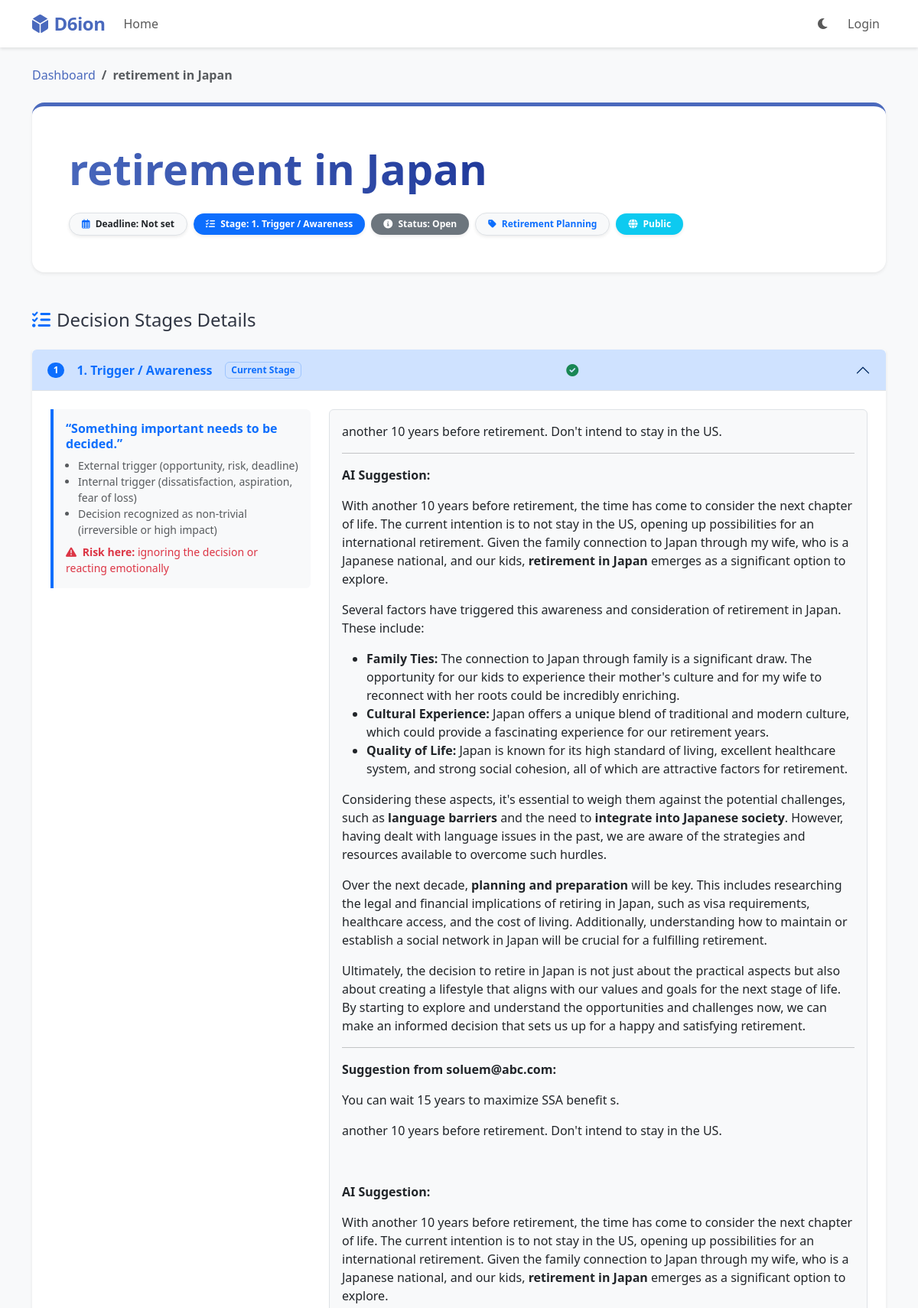
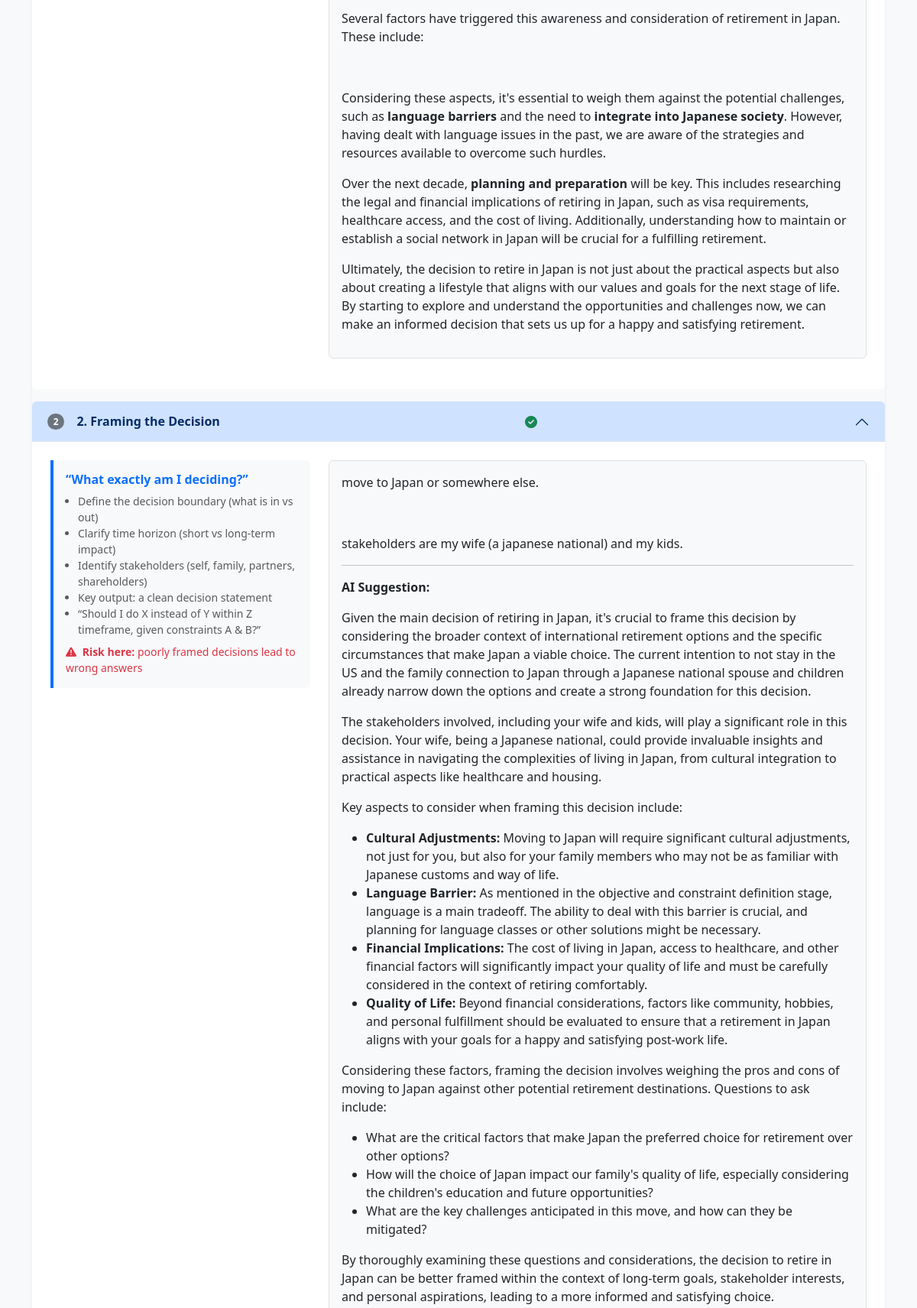
The page /decision/18 (upper part) on the database its author committed (2 pictures, top to bottom).
### app/models.py (models this page shows, shortened)
class Decision(db.Model):
    STAGES = [
        ('1_trigger', '1. Trigger / Awareness'),
        ('2_framing', '2. Framing the Decision'),
        ('3_objectives', '3. Objective & Constraint Definition'),
        ('4_options', '4. Option Generation'),
        ('5_information', '5. Information Gathering & Validation'),
        ('6_evaluation', '6. Evaluation & Modeling'),
        ('7_emotions', '7. Emotional & Values Check'),
        ('8_commitment', '8. Commitment Decision'),
        ('9_execution', '9. Execution Planning'),
        ('10_review', '10. Review & Adaptation')
    ]
    STAGE_DETAILS = {
        '1_trigger': {
            'quote': '“Something important needs to be decided.”',
            'bullets': [
                'External trigger (opportunity, risk, deadline)',
                'Internal trigger (dissatisfaction, aspiration, fear of loss)',
                'Decision recognized as non-trivial (irreversible or high impact)'
            ],
            'risk': 'ignoring the decision or reacting emotionally'
        },
        '2_framing': {
            'quote': '“What exactly am I deciding?”',
            'bullets': [
                'Define the decision boundary (what is in vs out)',
                'Clarify time horizon (short vs long-term impact)',
                'Identify stakeholders (self, family, partners, shareholders)',
                'Key output: a clean decision statement',
                '“Should I do X instead of Y within Z timeframe, given constraints A & B?”'
            ],
            'risk': 'poorly framed decisions lead to wrong answers'
        },
        '3_objectives': {
            'quote': '“What does success look like?”',
            'bullets': [
                'Primary objective(s) (e.g., ROI, happiness, flexibility, legacy)',
                'Non-negotiable constraints (budget, legality, ethics, health, time)',
                'Trade-offs you are willing vs unwilling to make',
                'Tools: priority ranking, must-have vs nice-to-have'
            ],
            'risk': 'hidden constraints sabotage later stages'
        },
        '4_options': {
            'quote': '“What are my real options?”',
            'bullets': [
                'Obvious options (A vs B)',
                'Non-obvious options (delay, partial commit, hybrid, exit)',
                'Creative or asymmetric options',
                'Best practice: force at least 3–5 viable options'
            ],
            'risk': 'false dichotomies (“only two choices”)'
        },
        '5_information': {
            'quote': '“What do I need to know?”',
            'bullets': [
                'Facts, data, benchmarks',
                'Expert input',
                'First-hand validation (pilots, trials, site visits)',
                'Separate: What is known, What is assumed, What is unknowable'
            ],
            'risk': 'over-research or confirmation bias'
        },
        '6_evaluation': {
            'quote': '“Which option dominates under which conditions?”',
            'bullets': [
                'Pros/cons',
                'Financial models / scenarios',
                'Risk-reward asymmetry',
                'Best-case / worst-case analysis',
                'Reversibility vs irreversibility',
                'Common tools: Decision matrix, Expected value, Regret minimization, Pre-mortem analysis'
            ],
            'risk': 'analysis paralysis or false precision'
        },
        '7_emotions': {
            'quote': '“Can I live with this?”',
            'bullets': [
                'Gut reaction (not gut decision)',
                'Alignment with identity and long-term values',
                'Stress test: “How will I feel about this in 5–10 years?”',
                'Important: emotions are inputs, not noise'
            ],
            'risk': 'suppressing emotion or letting it dominate'
        },
        '8_commitment': {
            'quote': '“I choose.”',
            'bullets': [
                'Explicitly select one option',
                'Acknowledge uncertainty',
                'Accept trade-offs consciously',
                'High performers write this down: Why this option, Why not the others, What would change the decision later'
            ],
            'risk': 'half-decisions and hedging without clarity'
        },
        '9_execution': {
            'quote': '“How do I make this real?”',
            'bullets': [
                'First irreversible step',
                'Timeline & milestones',
                'Resource allocation',
                'Kill criteria (when to stop or pivot)'
            ],
            'risk': 'good decisions ruined by poor execution'
        },
        '10_review': {
            'quote': '“Was the decision good, given what was knowable?”',
            'bullets': [
                'Outcome vs process evaluation',
                'What signals to monitor',
                'Adjust or double-down',
                'Key distinction: A good decision can have a bad outcome—and vice versa.'
            ],
            'risk': 'ignoring the learning opportunity'
        }
    }
    id = db.Column(db.Integer, primary_key=True)
    title = db.Column(db.String(140))
    deadline = db.Column(db.DateTime)
    created_at = db.Column(db.DateTime, index=True, default=datetime.utcnow)
    status = db.Column(db.String(20), default='open') # open, closed
    stage = db.Column(db.String(40), default='1_trigger')
    category = db.Column(db.String(50))
    is_public = db.Column(db.Boolean, default=True)
    user_id = db.Column(db.Integer, db.ForeignKey('user.id'))
    stage_1_trigger = db.Column(db.Text)
    stage_2_framing = db.Column(db.Text)
    stage_3_objectives = db.Column(db.Text)
    stage_4_options = db.Column(db.Text)
    stage_5_information = db.Column(db.Text)
    stage_6_evaluation = db.Column(db.Text)
    stage_7_emotions = db.Column(db.Text)
    stage_8_commitment = db.Column(db.Text)
    stage_9_execution = db.Column(db.Text)
    stage_10_review = db.Column(db.Text)
    options = db.relationship('Option', backref='decision', lazy='dynamic', cascade="all, delete-orphan")
    suggestions = db.relationship('Suggestion', backref='decision', lazy='dynamic', cascade="all, delete-orphan")
    clarifications = db.relationship('Clarification', backref='decision', lazy='dynamic', cascade="all, delete-orphan")
    stage_suggestions = db.relationship('StageSuggestion', backref='decision', lazy='dynamic', cascade="all, delete-orphan")

### app/routes.py (the view)
@bp.route('/decision/<int:id>')
def view_decision(id):
    decision = Decision.query.get_or_404(id)
    if not decision.is_public:
        if current_user.is_anonymous or decision.owner != current_user:
            abort(403)
    if current_user.is_authenticated:
        action = UserAction(user_id=current_user.id, action_type='read', decision_id=decision.id)
        db.session.add(action)
        db.session.commit()
    option_form = OptionForm()
    suggestion_form = SuggestionForm()
    clarification_form = ClarificationForm()
    return render_template('view_decision.html', title=decision.title,
                           decision=decision, option_form=option_form,
                           suggestion_form=suggestion_form,
                           clarification_form=clarification_form,
                           stages=Decision.STAGES,
                           stage_details=Decision.STAGE_DETAILS)

### app/templates/view_decision.html (shortened to what this page needs)
{% extends "base.html" %}
{% block content %}
    <div class="row">
        <div class="col-12">
            <nav aria-label="breadcrumb" class="mb-4">
                <ol class="breadcrumb">
                    <li class="breadcrumb-item"><a href="{{ url_for('main.index') }}">Dashboard</a></li>
                    <li class="breadcrumb-item active" aria-current="page">{{ decision.title }}</li>
                </ol>
            </nav>
            <div class="decision-header-card p-4 p-md-5 mb-5 shadow-sm">
                <div class="d-flex flex-column flex-md-row justify-content-between align-items-start align-items-md-center mb-4 gap-3">
                    <div>
                        <h1 class="display-4 fw-bold mb-0 text-gradient">{{ decision.title }}</h1>
                    </div>
                </div>
                <div class="d-flex flex-wrap align-items-center gap-2 mt-4">
                    <span class="badge rounded-pill bg-light text-dark border shadow-sm px-3 py-2">
                        <i class="far fa-calendar-alt me-1 text-primary"></i> Deadline: {{ decision.deadline.strftime('%Y-%m-%d') if decision.deadline else 'Not set' }}
                    </span>
                    <span class="badge rounded-pill bg-primary text-white shadow-sm px-3 py-2">
                        <i class="fas fa-tasks me-1"></i> Stage:
                        {% for value, label in decision.STAGES %}
                            {% if value == decision.stage %}
                                {{ label }}
                            {% endif %}
                        {% endfor %}
                    </span>
                    <span class="badge rounded-pill {% if decision.status == 'completed' %}bg-success text-white{% else %}bg-secondary text-white{% endif %} shadow-sm px-3 py-2">
                        <i class="fas fa-info-circle me-1"></i> Status: {{ decision.status|capitalize }}
                    </span>
                    {% if decision.category %}
                    <a href="{{ url_for('main.index', category=decision.category) }}" class="badge rounded-pill bg-light text-primary border shadow-sm px-3 py-2 text-decoration-none hover-shadow">
                        <i class="fas fa-tag me-1"></i> {{ decision.category }}
                    </a>
                    {% endif %}
                    {% if decision.is_public %}
                    <span class="badge rounded-pill bg-info text-white shadow-sm px-3 py-2">
                        <i class="fas fa-globe me-1"></i> Public
                    </span>
                    {% endif %}
                </div>
            </div>
            <section class="mb-5">
                <h2 class="h4 mb-4"><i class="fas fa-tasks me-2 text-primary"></i>Decision Stages Details</h2>
                <div class="accordion shadow-sm" id="stagesAccordion">
                    {% for value, label in stages %}
                    {% set stage_num = value.split('_')[0] %}
                    {% set stage_content_attr = 'stage_' + value %}
                    {% set stage_content = getattr(decision, stage_content_attr) %}
                    <div class="accordion-item border-0 mb-3 rounded overflow-hidden">
                        <h2 class="accordion-header" id="heading{{ stage_num }}">
                            <button class="accordion-button {% if not stage_content %}collapsed{% endif %} py-3" type="button" data-bs-toggle="collapse" data-bs-target="#collapse{{ stage_num }}" aria-expanded="{% if stage_content %}true{% else %}false{% endif %}" aria-controls="collapse{{ stage_num }}">
                                <span class="badge rounded-pill {% if decision.stage == value %}bg-primary{% else %}bg-secondary{% endif %} me-3">{{ stage_num }}</span>
                                <span class="fw-bold {% if decision.stage == value %}text-primary{% endif %}">{{ label }}</span>
                                {% if decision.stage == value %}
                                <span class="badge bg-primary-subtle text-primary border border-primary-subtle ms-3 small">Current Stage</span>
                                {% endif %}
                                {% if stage_content %}
                                <i class="fas fa-check-circle text-success ms-auto me-3" title="Content added"></i>
                                {% endif %}
                            </button>
                        </h2>
                        <div id="collapse{{ stage_num }}" class="accordion-collapse collapse {% if stage_content %}show{% endif %}" aria-labelledby="heading{{ stage_num }}" data-bs-parent="#stagesAccordion">
                            <div class="accordion-body bg-white p-4">
                                <div class="row">
                                    <div class="col-lg-4">
                                        {% if stage_details and value in stage_details %}
                                        <div class="stage-guidance mb-4 p-3 bg-light border-start border-primary border-4 rounded-end">
                                            <h5 class="h6 fw-bold text-primary mb-2">{{ stage_details[value]['quote'] }}</h5>
                                            <ul class="small text-muted mb-2 ps-3">
                                                {% for bullet in stage_details[value]['bullets'] %}
                                                <li>{{ bullet }}</li>
                                                {% endfor %}
                                            </ul>
                                            <div class="small text-danger mt-2">
                                                <i class="fas fa-exclamation-triangle me-1"></i> <strong>Risk here:</strong> {{ stage_details[value]['risk'] }}
                                            </div>
                                        </div>
                                        {% endif %}
                                    </div>
                                    <div class="col-lg-8">
                                        <div id="display-{{ value }}" class="stage-display mb-3">
                                            {% if stage_content %}
                                                <div class="p-3 bg-light rounded border">
                                                    {{ stage_content|safe }}
                                                </div>
                                            {% else %}
                                                <p class="text-muted italic">No content yet for this stage.</p>
                                            {% endif %}
                                        </div>
                                    </div>
                                </div>
                            </div>
                        </div>
                    </div>
                    {% endfor %}
                </div>
            </section>
            {% set pending_stage_suggestions = decision.stage_suggestions.filter_by(status='pending').all() %}
        </div>
    </div>
{% endblock %}

### app/static/css/style.css (style rules this page uses)
:root { --primary-color: #4a69bd; --secondary-color: #1e3799; --accent-color: #f6b93b; --background-color: #f8f9fa; --text-color: #2f3542; }
body { background-color: var(--background-color); color: var(--text-color); font-family: 'Segoe UI', Tahoma, Geneva, Verdana, sans-serif; }
.breadcrumb-item a { color: var(--primary-color); text-decoration: none; }
.breadcrumb-item.active { font-weight: 600; }
.badge { font-weight: 600; }
.decision-header-card { background: #ffffff; border-radius: 16px; border-top: 5px solid var(--primary-color); }
.text-gradient { background: linear-gradient(45deg, var(--primary-color), var(--secondary-color)); -webkit-background-clip: text; -webkit-text-fill-color: transparent; display: inline-block; }

### rows shown on the page
Decision: title "retirement in Japan", deadline "Not set", status "Open", category "Retirement Planning", stages "another 10 years before retirement. Don't intend to stay in the US. AI Suggestion: With another 10 years before retirement, the time has come to consider the next chapter of life. The current intention is to not stay in the US, opening up possibilities for an international retirement. Given the family connection to Japan through my wife, who is a Japanese national, and our kids, retirement in Japan emerges as a significant option to explore. Several factors have triggered this awareness and consideration of retirement in Japan. These include: Family Ties: The connection to Japan through family is a significant draw. The opportunity for our kids to experience their mother's culture and for…" "move to Japan or somewhere else. stakeholders are my wife (a japanese national) and my kids. AI Suggestion: Given the main decision of retiring in Japan, it's crucial to frame this decision by considering the broader context of international retirement options and the specific circumstances that make Japan a viable choice. The current intention to not stay in the US and the family connection to Japan through a Japanese national spouse and children already narrow down the options and create a strong foundation for this decision. The stakeholders involved, including your wife and kids, will play a significant role in this decision. Your wife, being a Japanese national, could provide…"

### other values the page prints
{{ label }} "1. Trigger / Awareness"
{{ stage_num }} "1" "2"
{{ label }} "1. Trigger / Awareness" "2. Framing the Decision"
{{ stage_details[value]['quote'] }} "“Something important needs to be decided.”" "“What exactly am I deciding?”"
{{ bullet }} "External trigger (opportunity, risk, deadline)" "Internal trigger (dissatisfaction, aspiration, fear of loss)" "Decision recognized as non-trivial (irreversible or high impact)" "Define the decision boundary (what is in vs out)" "Clarify time horizon (short vs long-term impact)" "Identify stakeholders (self, family, partners, shareholders)" "Key output: a clean decision statement" "“Should I do X instead of Y within Z timeframe, given constraints A & B?”"
{{ stage_details[value]['risk'] }} "ignoring the decision or reacting emotionally" "poorly framed decisions lead to wrong answers"
